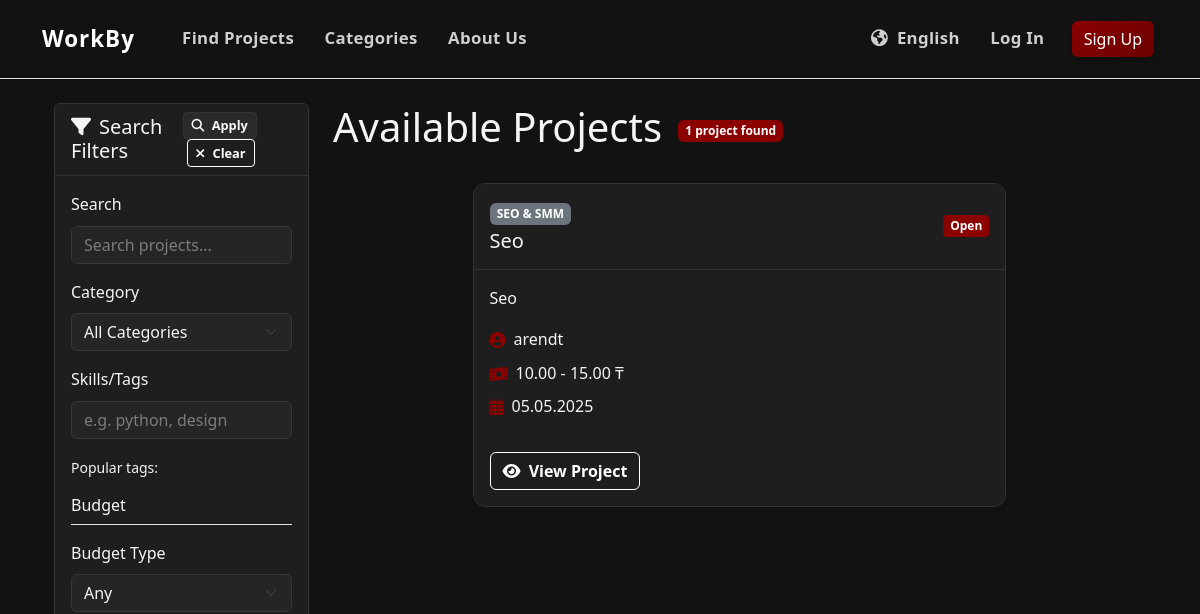
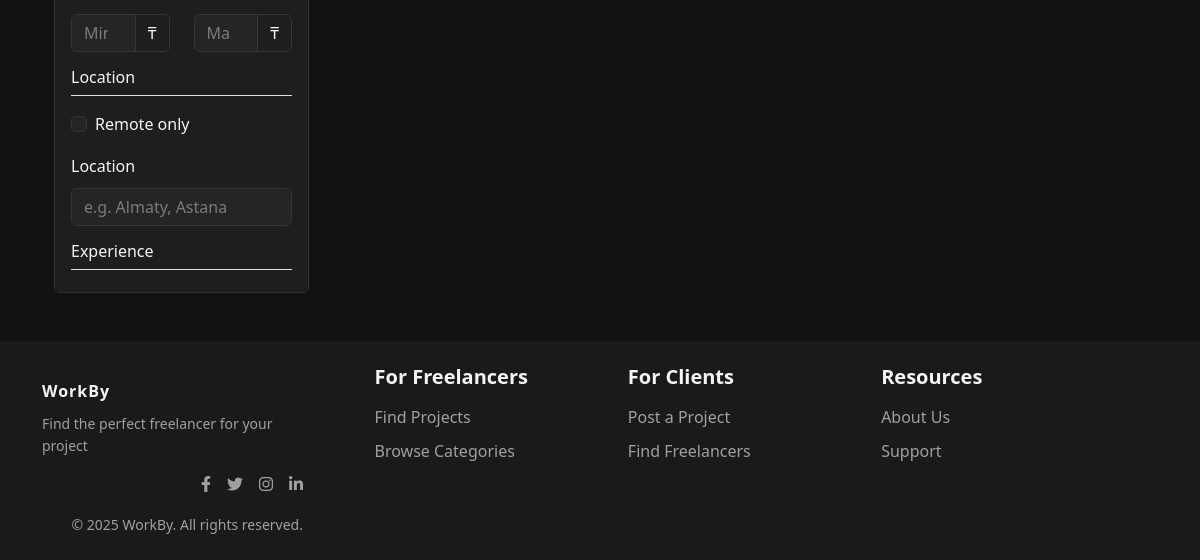
Page /en/projects/ on the earlier database version (2 pictures, top to bottom).
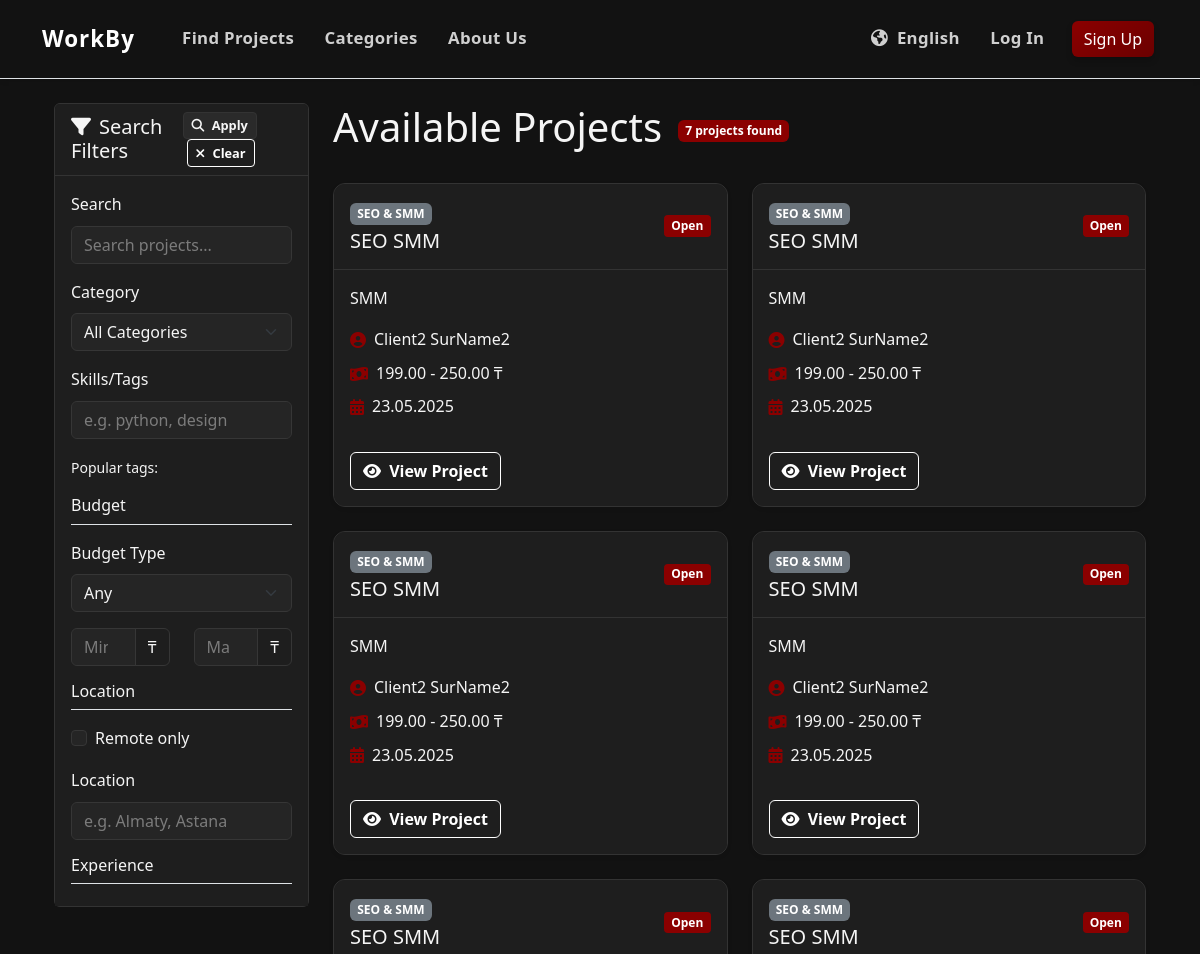
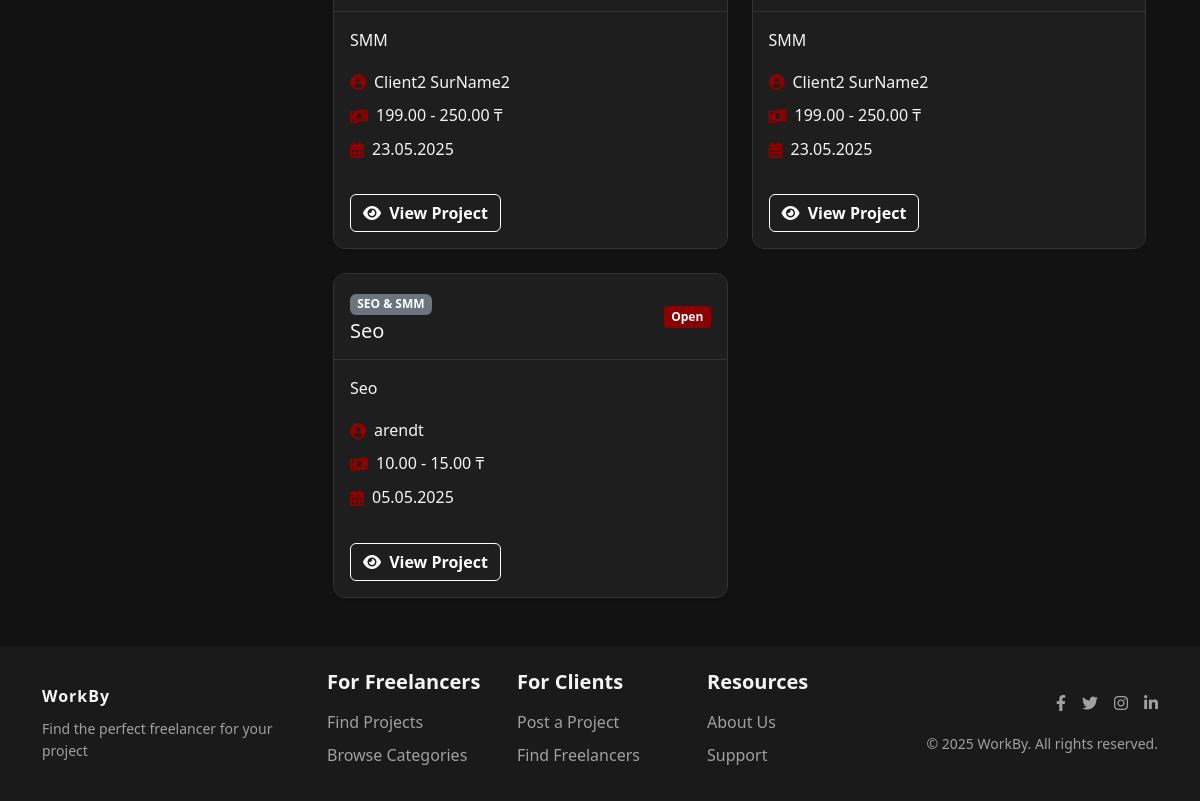
Same page on the later database version (2 pictures, top to bottom).
### jobs/models.py (models this page shows, shortened)
class Project(models.Model):
    STATUS_CHOICES = (
        ('draft', _('Draft')),
        ('open', _('Open')),
        ('in_progress', _('In Progress')),
        ('completed', _('Completed')),
        ('cancelled', _('Cancelled')),
    )
    BUDGET_TYPE_CHOICES = (
        ('fixed', _('Fixed Price')),
        ('hourly', _('Hourly Rate')),
    )
    title = models.CharField(_('Title'), max_length=200)
    description = models.TextField(_('Description'))
    client = models.ForeignKey(
        settings.AUTH_USER_MODEL,
        on_delete=models.CASCADE,
        related_name='client_projects'
    )
    category = models.ForeignKey(
        Category,
        on_delete=models.CASCADE,
        related_name='projects'
    )
    tags = models.ManyToManyField(
        Tag,
        blank=True,
        related_name='projects'
    )
    budget_type = models.CharField(
        _('Budget Type'),
        max_length=10,
        choices=BUDGET_TYPE_CHOICES
    )
    budget_min = models.DecimalField(
        _('Minimum Budget'),
        max_digits=10,
        decimal_places=2
    )
    budget_max = models.DecimalField(
        _('Maximum Budget'),
        max_digits=10,
        decimal_places=2
    )
    deadline = models.DateTimeField(_('Deadline'), null=True, blank=True)
    status = models.CharField(
        _('Status'),
        max_length=20,
        choices=STATUS_CHOICES,
        default='draft'
    )
    created_at = models.DateTimeField(_('Created At'), auto_now_add=True)
    updated_at = models.DateTimeField(_('Updated At'), auto_now=True)
    location_required = models.CharField(_('Location Required'), max_length=100, blank=True)
    is_remote = models.BooleanField(_('Remote Job'), default=True)
    experience_required = models.CharField(_('Experience Required'), max_length=100, blank=True)
    is_private = models.BooleanField(_('Private Project'), default=False, help_text=_('Private projects are only visible to invited freelancers'))
    class Meta:
        verbose_name = _('Project')
        verbose_name_plural = _('Projects')
        ordering = ['-created_at']

class Category(models.Model):
    name = models.CharField(_('Name'), max_length=100)
    name_en = models.CharField(_('Name (English)'), max_length=100, blank=True)
    name_ru = models.CharField(_('Name (Russian)'), max_length=100, blank=True)
    name_kk = models.CharField(_('Name (Kazakh)'), max_length=100, blank=True)
    slug = models.SlugField(_('Slug'), max_length=100, unique=True)
    description = models.TextField(_('Description'), blank=True)
    class Meta:
        verbose_name = _('Category')
        verbose_name_plural = _('Categories')
        ordering = ['name']
    def __str__(self):
        return self.name
    def get_translated_name(self):
        current_lang = get_language()
        if current_lang == 'en':
            return self.name_en if self.name_en else self.name
        translated_field = f"name_{current_lang}"
        if hasattr(self, translated_field) and getattr(self, translated_field):
            return getattr(self, translated_field)
        return self.name_en if self.name_en else self.name

### accounts/models.py (models this page shows, shortened)
class User(AbstractUser):
    USER_TYPE_CHOICES = (
        ('client', _('Client')),
        ('freelancer', _('Freelancer')),
    )
    LANGUAGE_CHOICES = (
        ('en', _('English')),
        ('ru', _('Russian')),
        ('kk', _('Kazakh')),
    )
    user_type = models.CharField(_('User Type'), max_length=10, choices=USER_TYPE_CHOICES, default='client')
    bio = models.TextField(_('Biography'), blank=True)
    avatar = models.ImageField(_('Avatar'), upload_to='avatars/', blank=True, null=True)
    phone_number = models.CharField(_('Phone Number'), max_length=15, blank=True)
    preferred_language = models.CharField(_('Preferred Language'), max_length=2, choices=LANGUAGE_CHOICES, default='en')
    dark_mode = models.BooleanField(_('Dark Mode'), default=False)
    skills = models.TextField(_('Skills'), blank=True)
    hourly_rate = models.DecimalField(_('Hourly Rate'), max_digits=10, decimal_places=2, null=True, blank=True)
    company_name = models.CharField(_('Company Name'), max_length=100, blank=True)
    def get_full_name(self):
        if self.first_name or self.last_name:
            return f"{self.first_name} {self.last_name}".strip()
        return self.username

### jobs/views.py (the view, shortened to what this page needs)
# urls.py: path('projects/', views.project_list_view, name='project_list'),
def project_list_view(request):
    form = ProjectSearchForm(request.GET)
    projects = Project.objects.filter(status='open')
    if form.is_valid():
        query = form.cleaned_data.get('query')
        if query:
            projects = projects.filter(
                Q(title__icontains=query) |
                Q(description__icontains=query)
            ).distinct()
        category = form.cleaned_data.get('category')
        if category:
            projects = projects.filter(category=category)
        tags = form.cleaned_data.get('tags')
        if tags:
            tag_list = [tag.strip() for tag in tags.split(',') if tag.strip()]
            for tag in tag_list:
                projects = projects.filter(tags__name__icontains=tag).distinct()
        min_budget = form.cleaned_data.get('min_budget')
        if min_budget:
            projects = projects.filter(budget_min__gte=min_budget)
        max_budget = form.cleaned_data.get('max_budget')
        if max_budget:
            projects = projects.filter(budget_max__lte=max_budget)
        budget_type = form.cleaned_data.get('budget_type')
        if budget_type:
            projects = projects.filter(budget_type=budget_type)
        is_remote = form.cleaned_data.get('is_remote')
        if is_remote:
            projects = projects.filter(is_remote=True)
        location = form.cleaned_data.get('location')
        if location:
            projects = projects.filter(location_required__icontains=location)
        experience_level = form.cleaned_data.get('experience_level')
        sort_by = form.cleaned_data.get('sort_by')
    else:
        projects = projects.order_by('-created_at')
    popular_tags = Tag.objects.annotate(
        project_count=Count('projects')
    ).order_by('-project_count')[:10]
    user_proposals = {}
    context = {
        'projects': projects,
        'form': form,
        'popular_tags': popular_tags,
        'total_count': projects.count(),
        'user_proposals': user_proposals,
    }
    return render(request, 'jobs/project_list.html', context)

### jobs/context_processors.py (called while the page is built)
def contracts_processor(request):
    context = {
        'has_contracts': False,
    }
    if request.user.is_authenticated:
        contracts_exist = Contract.objects.filter(
            models.Q(client=request.user) | models.Q(freelancer=request.user)
        ).exists()
        context['has_contracts'] = contracts_exist
    return context

### jobs/views.py (called while the page is built, shortened)
def check_pending_reviews(view_func):
    @wraps(view_func)
    def wrapper(request, *args, **kwargs):
        response = view_func(request, *args, **kwargs)
        return response
    return wrapper

### payments/context_processors.py (called while the page is built)
def wallet_balance(request):
    if request.user.is_authenticated:
        wallet, _ = Wallet.objects.get_or_create(user=request.user)
        return {'user_balance': wallet.balance}
    return {'user_balance': None}

### templates/jobs/project_list.html (shortened to what the changed rows need)
{% extends 'base.html' %}
{% load i18n %}
{% load static %}
{% load crispy_forms_tags %}
{% load jobs_tags %}
{% block content %}
<div class="container-fluid">
    <div class="row">
        <div class="col-lg-9">
            <div class="d-flex justify-content-between align-items-center mb-4">
                <div class="d-flex align-items-center">
                    <h1 class="me-3">{% trans "Available Projects" %}</h1>
                    <span class="badge bg-primary">
                        {{ total_count }} {% if total_count == 1 %}{% trans "project found" %}{% else %}{% trans "projects found" %}{% endif %}
                    </span>
                </div>
            </div>
            {% if projects %}
                <div class="row">
                    {% for project in projects %}
                        <div class="col-lg-6 mb-4">
                            <div class="card project-card h-100 bg-dark text-light border-secondary shadow-sm">
                                <div class="card-header d-flex justify-content-between align-items-center py-3">
                                    <div>
                                        <span class="badge bg-secondary mb-1">{{ project.category.get_translated_name }}</span>
                                    <h5 class="mb-0">
                                        <a href="{% url 'jobs:project_detail' project.pk %}" class="text-light text-decoration-none">
                                            {{ project.title|truncatechars:40 }}
                                        </a>
                                    </h5>
                                    </div>
                                    <span class="badge status-badge status-{{ project.status }}">{{ project.get_status_display }}</span>
                                </div>
                                <div class="card-body d-flex flex-column">
                                    <div class="mb-3">
                                        <p class="card-text">{{ project.description|striptags|truncatewords:25 }}</p>
                                    </div>
                                    <div class="project-meta mb-3">
                                        <div class="d-flex align-items-center mb-2">
                                            <i class="fas fa-user-circle text-primary me-2"></i>
                                            <span>{{ project.client.get_full_name|default:project.client.username }}</span>
                                        </div>
                                        <div class="d-flex align-items-center mb-2">
                                            <i class="fas fa-money-bill-wave text-primary me-2"></i>
                                            <span>
                                                {% if project.budget_type == 'fixed' %}
                                                    {{ project.budget_min }} - {{ project.budget_max }} ₸
                                                {% else %}
                                                    {{ project.budget_min }} - {{ project.budget_max }} ₸/{% trans "hour" %}
                                                {% endif %}
                                            </span>
                                        </div>
                                        <div class="d-flex align-items-center">
                                            <i class="fas fa-calendar-alt text-primary me-2"></i>
                                            <span>{{ project.created_at|date:"d.m.Y" }}</span>
                                        </div>
                                    </div>
                                    <div class="mt-auto">
                                        <div class="d-grid gap-2 d-md-flex justify-content-md-between mt-3">
                                            <a href="{% url 'jobs:project_detail' project.pk %}" class="btn btn-outline-light">
                                                <i class="fas fa-eye me-1"></i> {% trans "View Project" %}
                                            </a>
                                        </div>
                                    </div>
                                </div>
                            </div>
                        </div>
                    {% empty %}
                        <div class="col-12">
                            <div class="alert alert-info text-center py-5">
                                {% trans "No projects match your criteria. Try adjusting your filters." %}
                            </div>
                        </div>
                    {% endfor %}
                </div>
            {% else %}
                <div class="alert alert-info">
                    <p>{% trans "No projects found matching your search criteria." %}</p>
                    <p>{% trans "Try adjusting your filters or explore other categories." %}</p>
                </div>
            {% endif %}
        </div>
    </div>
</div>
{% endblock %}

Differences in the rows shown:
added Project: category.get_translated_name "SEO & SMM", title "SEO SMM", status "Open", description "SMM", client.get_full_name "Client2 SurName2", budget_min "199.00", budget_max "250.00", created_at "23.05.2025"
added Project: category.get_translated_name "SEO & SMM", title "SEO SMM", status "Open", description "SMM", client.get_full_name "Client2 SurName2", budget_min "199.00", budget_max "250.00", created_at "23.05.2025"
added Project: category.get_translated_name "SEO & SMM", title "SEO SMM", status "Open", description "SMM", client.get_full_name "Client2 SurName2", budget_min "199.00", budget_max "250.00", created_at "23.05.2025"
added Project: category.get_translated_name "SEO & SMM", title "SEO SMM", status "Open", description "SMM", client.get_full_name "Client2 SurName2", budget_min "199.00", budget_max "250.00", created_at "23.05.2025"
added Project: category.get_translated_name "SEO & SMM", title "SEO SMM", status "Open", description "SMM", client.get_full_name "Client2 SurName2", budget_min "199.00", budget_max "250.00", created_at "23.05.2025"
added Project: category.get_translated_name "SEO & SMM", title "SEO SMM", status "Open", description "SMM", client.get_full_name "Client2 SurName2", budget_min "199.00", budget_max "250.00", created_at "23.05.2025"
Other differences:
{{ total_count }}: "1" → "7"
text no longer shown: "project found"
text now shown: "projects found"
